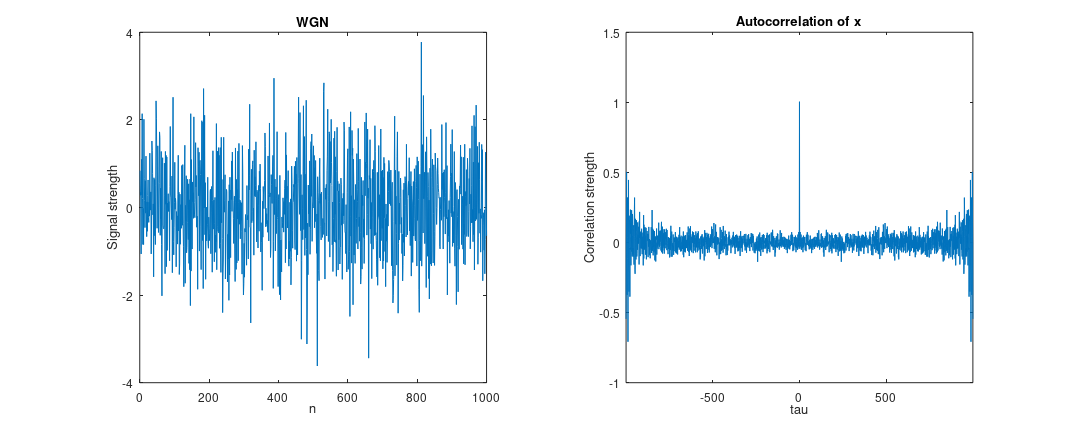
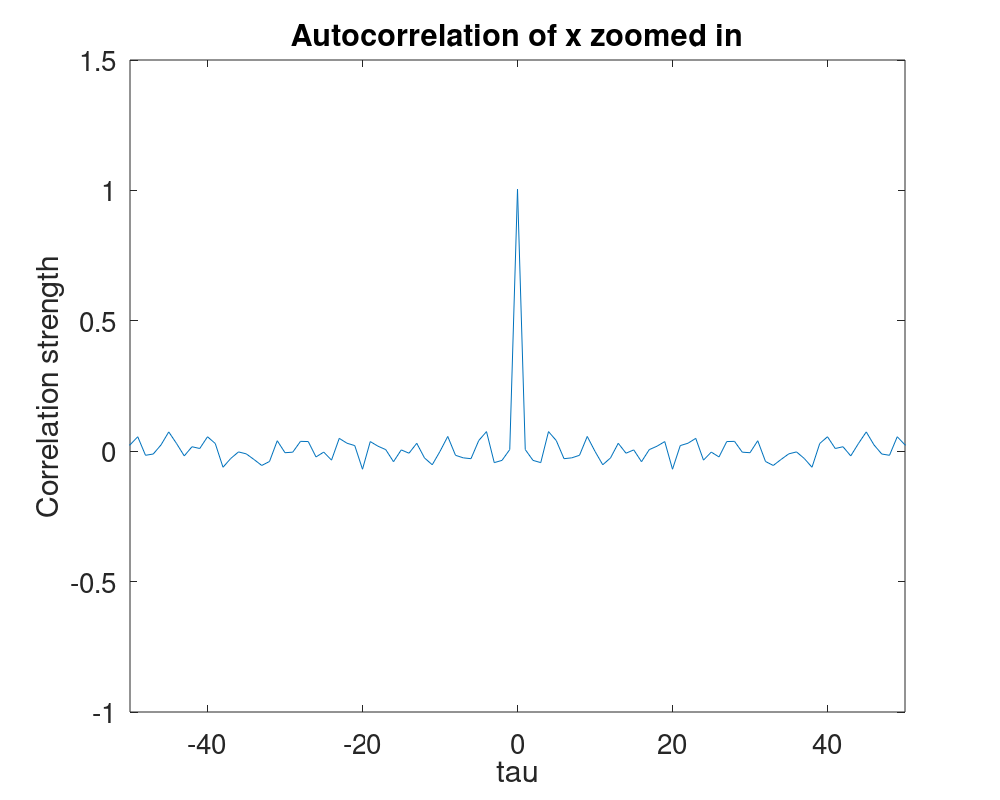
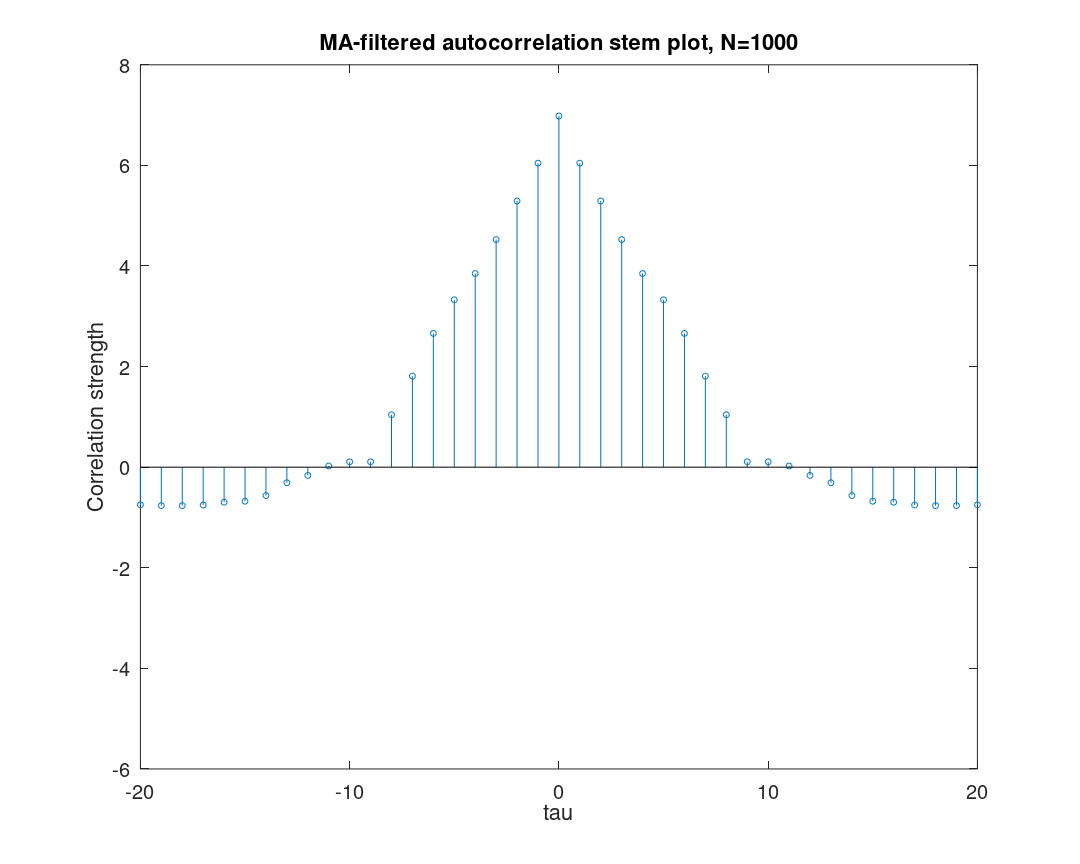

Write MATLAB code to recreate these figures, in order.
% ASP CW q 2
% q211
x = randn(1, 1000);
[acf, tau] = xcorr(x,'unbiased');

figure('PaperPosition', [0 0 25 10]); hold on
subplot(1,2,2); plot(tau, acf); 
xlim([-999 999]);
title(['Autocorrelation of x']); 
xlabel('tau'); ylabel('Correlation strength');
set(gca, 'Fontsize', 20);
subplot(1,2,1); plot(x);
title(['WGN']); 
xlabel('n'); ylabel('Signal strength');
set(gca, 'Fontsize', 20);
hold off
saveas(gcf, 'CW2_q211', 'epsc');


%% q212
figure('PaperPosition', [0 0 10 8]); plot(tau, acf); 
xlim([-50 50]);
title(['Autocorrelation of x zoomed in']); 
xlabel('tau'); ylabel('Correlation strength');
set(gca, 'Fontsize', 20);
saveas(gcf, 'CW2_q212', 'epsc');


%% q214
N = 1000;
x = randn(1, N);
a = [1];
filt_order = 9;
b = ones(filt_order,1);
y=filter(b,a,x);
[acf_y, tau_y] = xcorr(y, 'unbiased');

figure('PaperPosition', [0 0 15 12]);
stem(tau_y, acf_y);
title(['MA-filtered autocorrelation stem plot, N=', num2str(N)]); 
xlabel('tau'); ylabel('Correlation strength')
xlim([-20 20]);
set(gca, 'Fontsize', 20);
saveas(gcf, 'CW2_q214', 'epsc');


